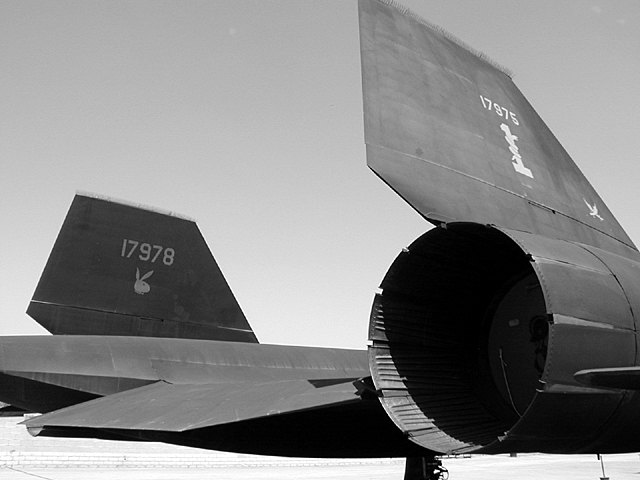
#> input picture images/jet.jpg, 640 x 480 px
$ python bright.py
#> lines starting #> are read from the running program, lines starting #| are printed output that depends on the picture
import cv2
import numpy as np
import math

img = cv2.imread("images/jet.jpg", 0)
#> img is the input picture: shape (480, 640); min 0, max 255, mean 135

height = img.shape[0]
#> height = 480
width = img.shape[1]
#> width = 640

for i in np.arange(height):
	for j in np.arange(width):
		a = img.item(i,j)
		b = a+50
		if b >255 :
			b= 255
		img.itemset((i,j), b)
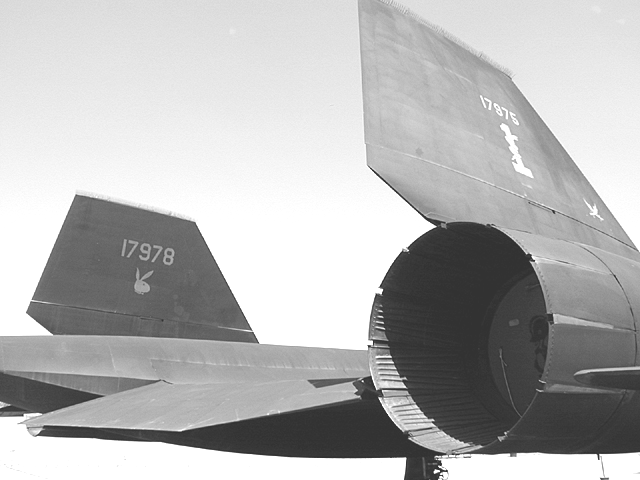
#> img: shape (480, 640); min 50, max 255, mean 181.5


cv2.imwrite("outputs/more_bright_jet.jpg", img)


cv2.imshow('image', img)
cv2.waitKey(0)
cv2.destroyAllWindows()

$ run again, with images/cat.jpg copied over images/jet.jpg
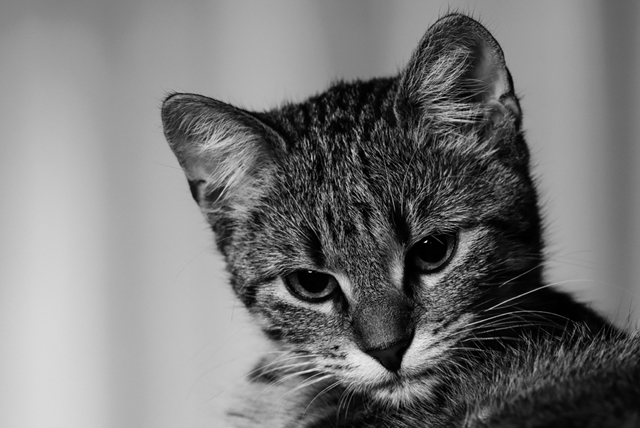
#> input picture images/cat.jpg, 640 x 428 px
#> img is the input picture: shape (428, 640); min 0, max 238, mean 119.9
#> after the loop `for i in np.arange(height):`:
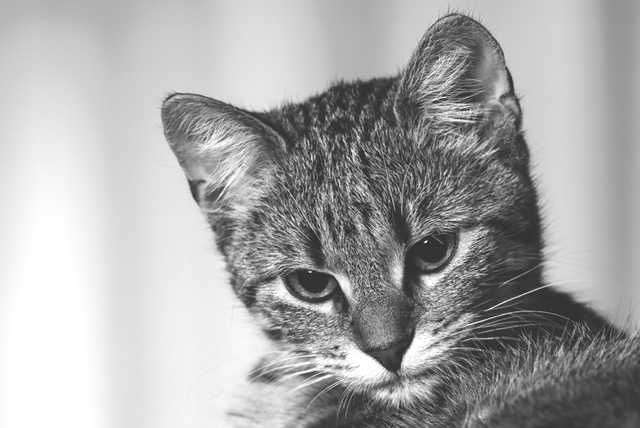
#> img: shape (428, 640); min 50, max 255, mean 169.6

$ run again, with images/contrast.jpg copied over images/jet.jpg
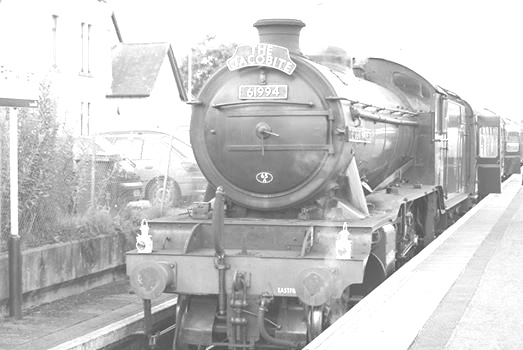
#> input picture images/contrast.jpg, 523 x 350 px
#> img is the input picture: shape (350, 523); min 62, max 255, mean 200.9
#> after the loop `for i in np.arange(height):`:
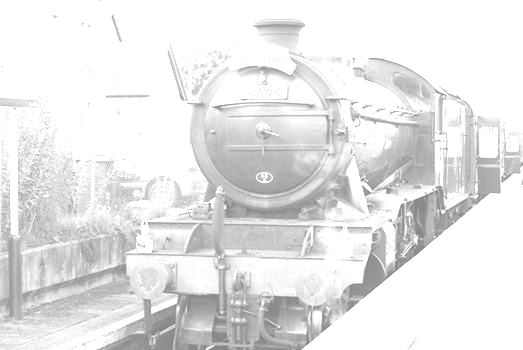
#> img: shape (350, 523); min 112, max 255, mean 230.8
